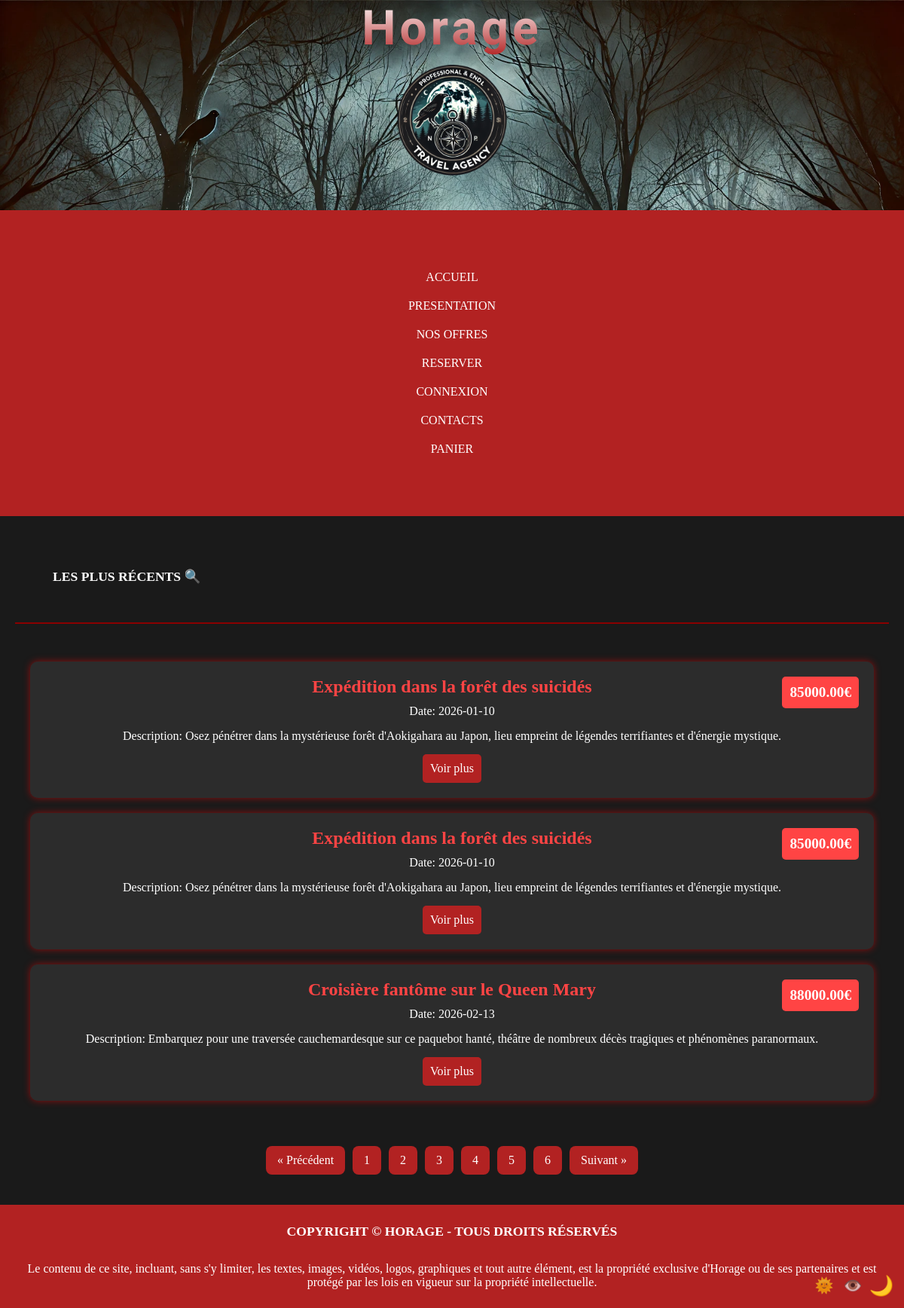
Screenshot of /Reserve.php?page=3 with the database file from the repository.
### tables this page shows
CREATE TABLE `voyages` (
  `IdVoyage` int(11) NOT NULL,
  `Titre` varchar(100) NOT NULL,
  `Description` text NOT NULL,
  `DateDebut` date NOT NULL,
  `DateFin` date NOT NULL,
  `PrixBase` decimal(10,2) NOT NULL,
  `PlacesDispo` int(11) NOT NULL
);

### Reserve.php (the view, shortened to what this page needs)
<?php
$dsn = 'mysql:host=localhost;dbname=ma_bdd;charset=utf8';
$user = 'root';
$password = '';
try {
    $pdo = new PDO($dsn, $user, $password);
} catch (PDOException $e) {
    die("Erreur de connexion : " . $e->getMessage());
}
$stmt = $pdo->prepare("SELECT * FROM voyages");
$stmt->execute();
$voyages = $stmt->fetchAll(PDO::FETCH_ASSOC);
usort($voyages, function ($a, $b) {
    return strtotime($a['DateDebut']) - strtotime($b['DateDebut']);
});
$voyages_par_page = 3;
$page_actuelle = isset($_GET['page']) ? (int) $_GET['page'] : 1;
$offset = ($page_actuelle - 1) * $voyages_par_page;
$voyages_a_afficher = array_slice($voyages, $offset, $voyages_par_page);
$nombre_total_pages = ceil(count($voyages) / $voyages_par_page);
?>
<!DOCTYPE html>
<html lang="fr">
<head>
    <link rel="stylesheet" href="CSS/voyage.css?v=<?php echo time(); ?>">
    <link rel="stylesheet" href="css/main.css">
</head>
<body>
<header>
                <div class="header_1">
                    <h1>Horage</h1>
                    <img src="img_horage/logo-Photoroom.png" alt="logo de Horage" width="200px">
                </div>
                <div class="nav">
                    <ul>
                        <li>
                            <a href="accueil.php" class="a1">Accueil</a>
                        </li>
                        <li>
                            <a href="presentation.php" class="a1">Presentation</a>
                        </li>
                        <li>
                            <a href="Reserve.php" class="a1">Nos offres</a>
                        </li>
                        <li>
                            <a href="Recherche.php" class="a1">reserver</a>
                        </li>
                        <?php
                        $pageProfil = 'login.php';
                        ?>
                        <li><a href="<?= $pageProfil ?>" class="a1"><?= isset($_SESSION['user']) ? 'Profil' : 'Connexion' ?></a></li>
                        <li>
                            <a href="contact.php" class="a1">contacts</a>
                        </li>
                        <li><a href="panier.php" class="a1">Panier</a></li>
                    </ul>
                </div>
        </header>
    <main>
        <h2 class="tv">Les plus récents 🔍</h2>
        <div class="travels">
            <?php if (!empty($voyages_a_afficher)) : ?>
                <?php foreach ($voyages_a_afficher as $voyage) : ?>
                    <div class="travel-card">
                        <div class="price"><?= htmlspecialchars($voyage['PrixBase']) ?>€</div>
                        <h3><?= htmlspecialchars($voyage['Titre']) ?></h3>
                        <p>Date: <?= htmlspecialchars($voyage['DateDebut']) ?></p>
                        <p>Description: <?= htmlspecialchars($voyage['Description']) ?></p>
                        <a href="voyages_details.php?id=<?= urlencode($voyage['IdVoyage']) ?>" class="btn">Voir plus</a>
                    </div>
                <?php endforeach; ?>
            <?php else : ?>
                <p>Aucun voyage disponible.</p>
            <?php endif; ?>
        </div>
        <?php if ($nombre_total_pages > 1): ?>
        <div class="pagination">
            <?php if ($page_actuelle > 1): ?>
                <a class="pagination-btn" href="?page=<?= $page_actuelle - 1 ?>">&laquo; Précédent</a>
            <?php endif; ?>
            <?php for ($i = 1; $i <= $nombre_total_pages; $i++) : ?>
                <a class="pagination-btn" href="?page=<?= $i ?>" class="<?= ($i == $page_actuelle) ? 'active' : '' ?>"><?= $i ?></a>
            <?php endfor; ?>
            <?php if ($page_actuelle < $nombre_total_pages): ?>
                <a class="pagination-btn" href="?page=<?= $page_actuelle + 1 ?>">Suivant &raquo;</a>
            <?php endif; ?>
        </div>
        <?php endif; ?>
    </main>
    <footer>
        <h2>Copyright © Horage - Tous droits réservés</h2>
        <p>Le contenu de ce site, incluant, sans s'y limiter, les textes, images, vidéos, logos, graphiques et tout autre élément, est la propriété exclusive d'Horage ou de ses partenaires et est protégé par les lois en vigueur sur la propriété intellectuelle.</p>
    </footer>
</body>
</html>

### CSS/voyage.css (style rules this page uses)
.travels { display: grid; grid-template-columns: 1fr; gap: 20px; padding: 20px; width: 100%; }
.travel-card { background-color: var(--color-background-profile); color: var(--color-white); padding: 20px; border-radius: 10px; box-shadow: 0px 0px 10px rgba(255, 0, 0, 0.5); text-align: center; transition: transform 0.3s ease; width: 100%; max-width: 100%; box-sizing: border-box; position: relative; }
.travel-card h3 { color: var(--color-nav-light); font-size: 1.5rem; margin-bottom: 10px; }
.travel-card p { font-size: 1rem; margin-bottom: 15px; }
.travel-card .btn { display: inline-block; background-color: var(--color-nav); color: var(--color-rod); padding: 10px; text-decoration: none; border-radius: 5px; transition: 0.3s; }
.price { position: absolute; top: 20px; right: 20px; background-color: var(--color-nav-light); color: var(--color-rod); padding: 10px; border-radius: 5px; font-size: 1.2rem; font-weight: bold; }
h2.tv { text-align: left; border-bottom: 2px solid #8B0000; padding: 50px; }
.pagination { display: flex; justify-content: center; gap: 10px; margin: 30px auto; padding: 10px; flex-wrap: wrap; }
.pagination-btn { background-color: var(--color-nav); color: var(--color-rod); padding: 10px 15px; border-radius: 8px; text-decoration: none; font-size: 1rem; transition: background-color 0.3s, transform 0.2s; }

### CSS/main.css (style rules this page uses)
* { margin: 0; padding: 0; box-sizing: border-box; }
html, body { width: 100%; height: 100%; text-align: center; background-color: var(--color-background); color: var(--color-white); }
header { background-image: url("../img_horage/fond-header.webp"); background-size: cover; }
h1 { font-family: 'Creepster', cursive; letter-spacing: 5px; font-size: 8rem; background: linear-gradient(to top, var(--color-nav), var(--color-white)); -webkit-background-clip: text; color: transparent; }
ul { text-transform: uppercase; list-style-type: none; display: flex; justify-content: center; gap: 120px; margin: 50px; }
.nav { background-color: var(--color-nav) !important; padding: 10px; }
a { text-decoration: none; color: var(--color-rod); font-size: 1.0rem; }
footer { background-color: var(--color-nav); padding: 25px; color: var(--color-rod); }
h2 { margin-bottom: 30px; text-transform: uppercase; font-size: 1.1rem; }
main { margin: 100px; }
@media screen and (max-width: 1300px) { h1 { font-size: 4rem; } }
@media screen and (max-width: 1300px) { .header_1 { flex-direction: column; text-align: center; } }
@media screen and (max-width: 1300px) { ul { flex-direction: column; align-items: center; gap: 20px; padding: 20px; } }
@media screen and (max-width: 1300px) { main { margin: 20px; } }

### CSS/root.css (style rules this page uses)
:root { --color-border : #444; --color-rod: #ffffff; --color-nav: #B22222; --color-search-button: #6b0710; --color-search-button-hover: rgb(44, 11, 11); --color-search-form-group: #771f1f; --color-background: #1A1A1A; --color-hover: #7a0a14; --color-travelbutton: #ffffff; --color-nav-light: #ff4444; --color-background-form: #353535; --color-background-profile: #2C2C2C; --color-border-dark: #8B0000; --color-redlight-root: #ff4444; --color-white: white; --color-orange: #ffa500; --color-blue: #007bff; --color-purple: #800080; --color-green:#33ff00; }

### rows the page displays
voyages: PrixBase "85000.00", Titre "Expédition dans la forêt des suicidés", DateDebut "2026-01-10", Description "Osez pénétrer dans la mystérieuse forêt d'Aokigahara au Japon, lieu empreint de légendes terrifiantes et d'énergie mystique."
voyages: PrixBase "85000.00", Titre "Expédition dans la forêt des suicidés", DateDebut "2026-01-10", Description "Osez pénétrer dans la mystérieuse forêt d'Aokigahara au Japon, lieu empreint de légendes terrifiantes et d'énergie mystique."
voyages: PrixBase "88000.00", Titre "Croisière fantôme sur le Queen Mary", DateDebut "2026-02-13", Description "Embarquez pour une traversée cauchemardesque sur ce paquebot hanté, théâtre de nombreux décès tragiques et phénomènes paranormaux."
